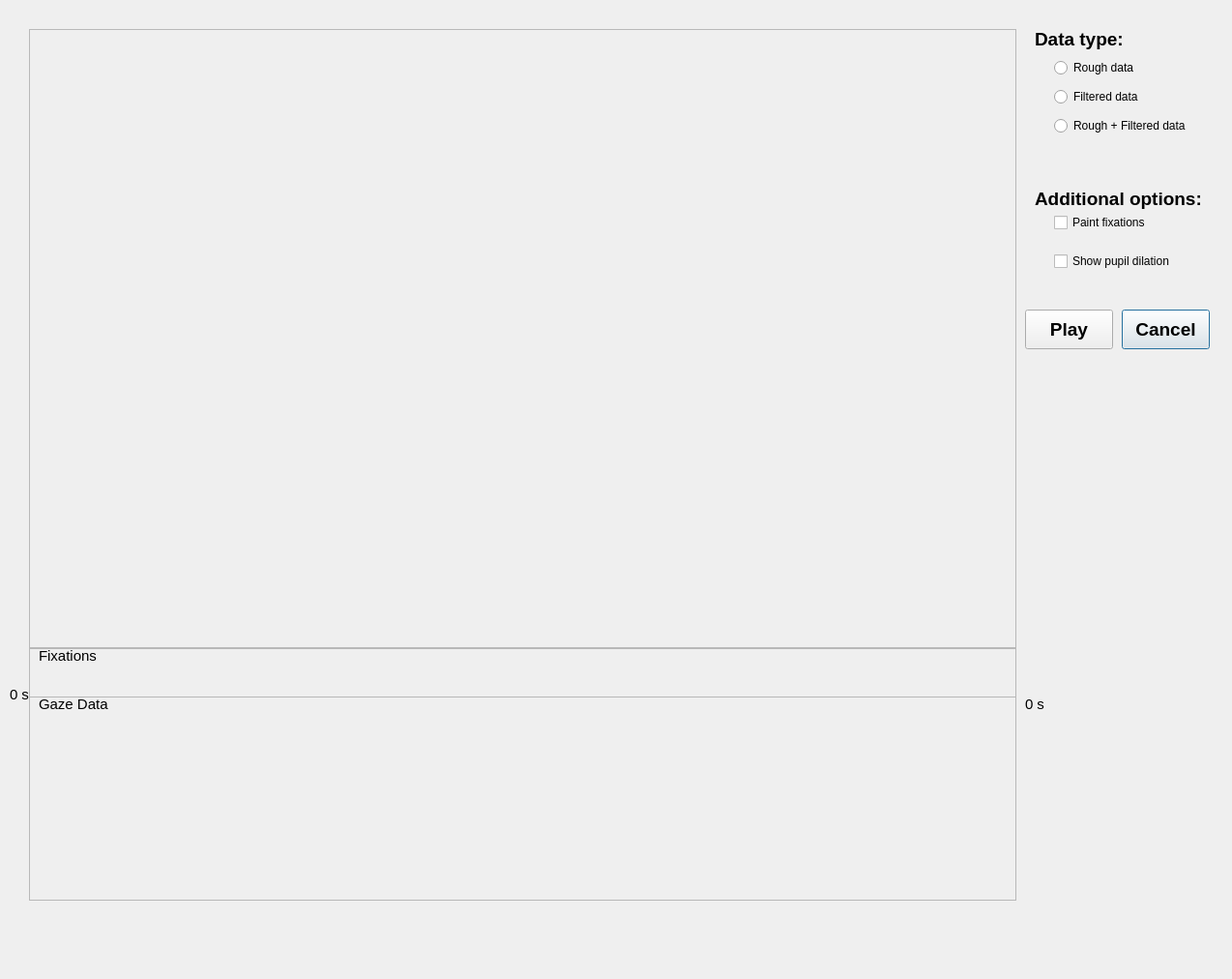
<?xml version="1.0" encoding="UTF-8"?>
<ui version="4.0">
 <class>DialogVisualization</class>
 <widget class="QDialog" name="DialogVisualization">
  <property name="windowModality">
   <enum>Qt::ApplicationModal</enum>
  </property>
  <property name="geometry">
   <rect>
    <x>0</x>
    <y>0</y>
    <width>1274</width>
    <height>1012</height>
   </rect>
  </property>
  <property name="windowTitle">
   <string>Vizualization</string>
  </property>
  <property name="modal">
   <bool>true</bool>
  </property>
  <widget class="QLabel" name="lPanelVisualization">
   <property name="geometry">
    <rect>
     <x>30</x>
     <y>30</y>
     <width>1021</width>
     <height>640</height>
    </rect>
   </property>
   <property name="frameShape">
    <enum>QFrame::StyledPanel</enum>
   </property>
   <property name="frameShadow">
    <enum>QFrame::Plain</enum>
   </property>
   <property name="text">
    <string/>
   </property>
  </widget>
  <widget class="QRadioButton" name="rad_rough">
   <property name="geometry">
    <rect>
     <x>1090</x>
     <y>60</y>
     <width>102</width>
     <height>20</height>
    </rect>
   </property>
   <property name="text">
    <string>Rough data</string>
   </property>
  </widget>
  <widget class="QRadioButton" name="rad_smooth">
   <property name="geometry">
    <rect>
     <x>1090</x>
     <y>90</y>
     <width>121</width>
     <height>20</height>
    </rect>
   </property>
   <property name="text">
    <string>Filtered data</string>
   </property>
  </widget>
  <widget class="QPushButton" name="b_cancel">
   <property name="geometry">
    <rect>
     <x>1160</x>
     <y>320</y>
     <width>91</width>
     <height>41</height>
    </rect>
   </property>
   <property name="font">
    <font>
     <pointsize>14</pointsize>
     <weight>75</weight>
     <bold>true</bold>
    </font>
   </property>
   <property name="text">
    <string>Cancel</string>
   </property>
  </widget>
  <widget class="QPushButton" name="b_play">
   <property name="geometry">
    <rect>
     <x>1060</x>
     <y>320</y>
     <width>91</width>
     <height>41</height>
    </rect>
   </property>
   <property name="font">
    <font>
     <pointsize>14</pointsize>
     <weight>75</weight>
     <bold>true</bold>
    </font>
   </property>
   <property name="text">
    <string>Play</string>
   </property>
  </widget>
  <widget class="QLabel" name="lPanelXY">
   <property name="geometry">
    <rect>
     <x>30</x>
     <y>720</y>
     <width>1021</width>
     <height>211</height>
    </rect>
   </property>
   <property name="frameShape">
    <enum>QFrame::StyledPanel</enum>
   </property>
   <property name="text">
    <string/>
   </property>
  </widget>
  <widget class="QLabel" name="lPanelFixations">
   <property name="geometry">
    <rect>
     <x>30</x>
     <y>670</y>
     <width>1021</width>
     <height>51</height>
    </rect>
   </property>
   <property name="frameShape">
    <enum>QFrame::StyledPanel</enum>
   </property>
   <property name="text">
    <string/>
   </property>
  </widget>
  <widget class="QLabel" name="lLabel_14">
   <property name="geometry">
    <rect>
     <x>10</x>
     <y>710</y>
     <width>81</width>
     <height>16</height>
    </rect>
   </property>
   <property name="font">
    <font>
     <pointsize>11</pointsize>
    </font>
   </property>
   <property name="text">
    <string>0 s</string>
   </property>
  </widget>
  <widget class="QLabel" name="lsecsSegment">
   <property name="geometry">
    <rect>
     <x>1060</x>
     <y>720</y>
     <width>81</width>
     <height>16</height>
    </rect>
   </property>
   <property name="font">
    <font>
     <pointsize>11</pointsize>
    </font>
   </property>
   <property name="text">
    <string>0 s</string>
   </property>
  </widget>
  <widget class="QLabel" name="lPanelXY_2">
   <property name="geometry">
    <rect>
     <x>30</x>
     <y>670</y>
     <width>1021</width>
     <height>261</height>
    </rect>
   </property>
   <property name="frameShape">
    <enum>QFrame::StyledPanel</enum>
   </property>
   <property name="text">
    <string/>
   </property>
  </widget>
  <widget class="QLabel" name="lPanelMissingData">
   <property name="geometry">
    <rect>
     <x>30</x>
     <y>930</y>
     <width>1021</width>
     <height>51</height>
    </rect>
   </property>
   <property name="text">
    <string/>
   </property>
  </widget>
  <widget class="QLabel" name="lLabel_15">
   <property name="geometry">
    <rect>
     <x>40</x>
     <y>670</y>
     <width>81</width>
     <height>16</height>
    </rect>
   </property>
   <property name="font">
    <font>
     <pointsize>11</pointsize>
    </font>
   </property>
   <property name="text">
    <string>Fixations</string>
   </property>
  </widget>
  <widget class="QLabel" name="lLabel_16">
   <property name="geometry">
    <rect>
     <x>40</x>
     <y>720</y>
     <width>81</width>
     <height>16</height>
    </rect>
   </property>
   <property name="font">
    <font>
     <pointsize>11</pointsize>
    </font>
   </property>
   <property name="text">
    <string>Gaze Data</string>
   </property>
  </widget>
  <widget class="QLabel" name="lProcess">
   <property name="geometry">
    <rect>
     <x>1110</x>
     <y>370</y>
     <width>121</width>
     <height>16</height>
    </rect>
   </property>
   <property name="text">
    <string/>
   </property>
  </widget>
  <widget class="QCheckBox" name="cbPupilDilation">
   <property name="geometry">
    <rect>
     <x>1090</x>
     <y>260</y>
     <width>171</width>
     <height>20</height>
    </rect>
   </property>
   <property name="text">
    <string>Show pupil dilation</string>
   </property>
  </widget>
  <widget class="QLabel" name="label">
   <property name="geometry">
    <rect>
     <x>1070</x>
     <y>30</y>
     <width>131</width>
     <height>21</height>
    </rect>
   </property>
   <property name="font">
    <font>
     <pointsize>14</pointsize>
     <weight>75</weight>
     <bold>true</bold>
    </font>
   </property>
   <property name="text">
    <string>Data type:</string>
   </property>
  </widget>
  <widget class="QLabel" name="label_2">
   <property name="geometry">
    <rect>
     <x>1070</x>
     <y>190</y>
     <width>201</width>
     <height>31</height>
    </rect>
   </property>
   <property name="font">
    <font>
     <pointsize>14</pointsize>
     <weight>75</weight>
     <bold>true</bold>
    </font>
   </property>
   <property name="text">
    <string>Additional options:</string>
   </property>
  </widget>
  <widget class="QCheckBox" name="cbFixations">
   <property name="geometry">
    <rect>
     <x>1090</x>
     <y>220</y>
     <width>131</width>
     <height>20</height>
    </rect>
   </property>
   <property name="text">
    <string>Paint fixations</string>
   </property>
  </widget>
  <widget class="QRadioButton" name="rad_rough_smooth">
   <property name="geometry">
    <rect>
     <x>1090</x>
     <y>120</y>
     <width>171</width>
     <height>20</height>
    </rect>
   </property>
   <property name="text">
    <string>Rough + Filtered data</string>
   </property>
  </widget>
 </widget>
 <resources/>
 <connections/>
</ui>
